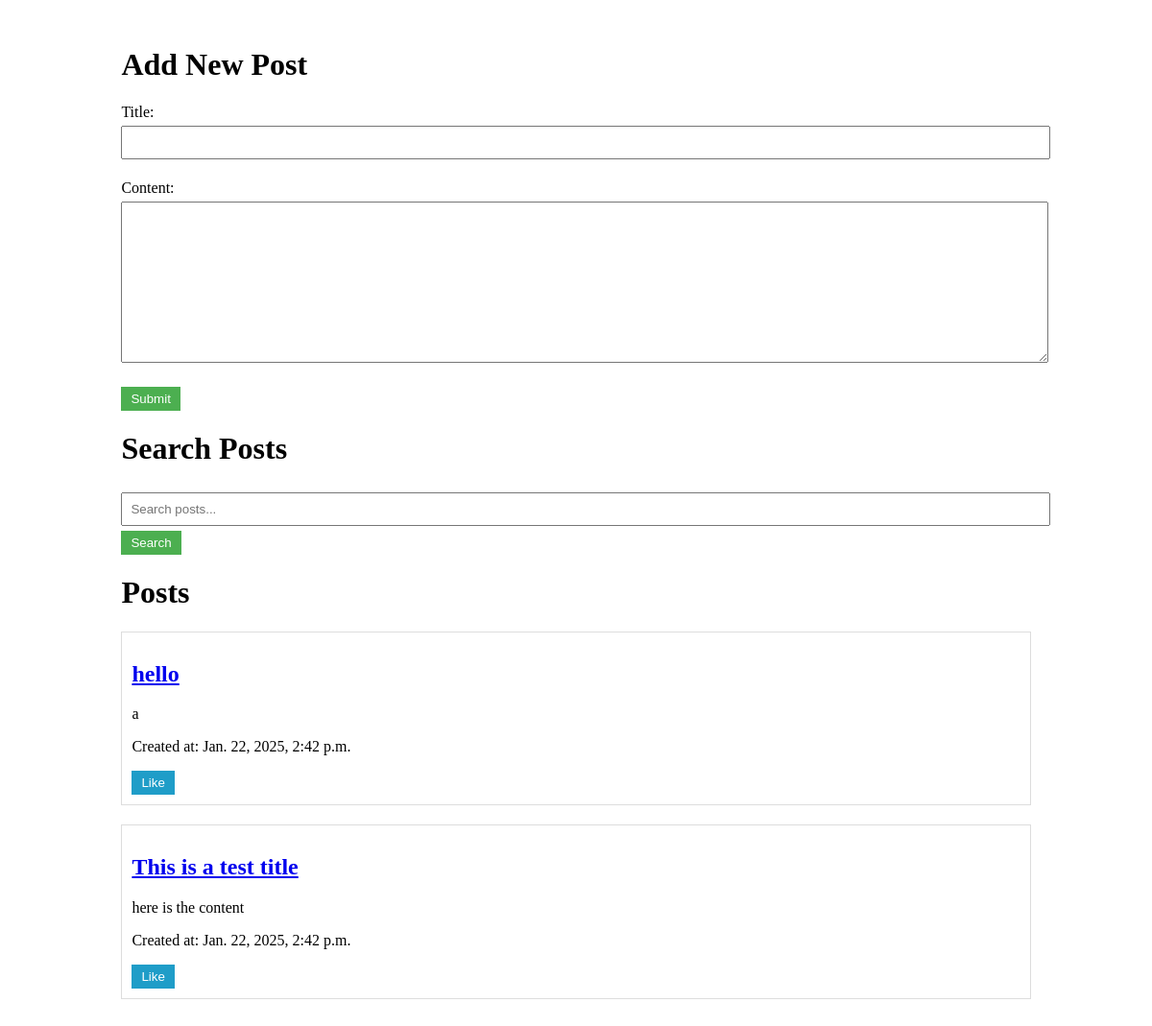
Before: / with the older database file.
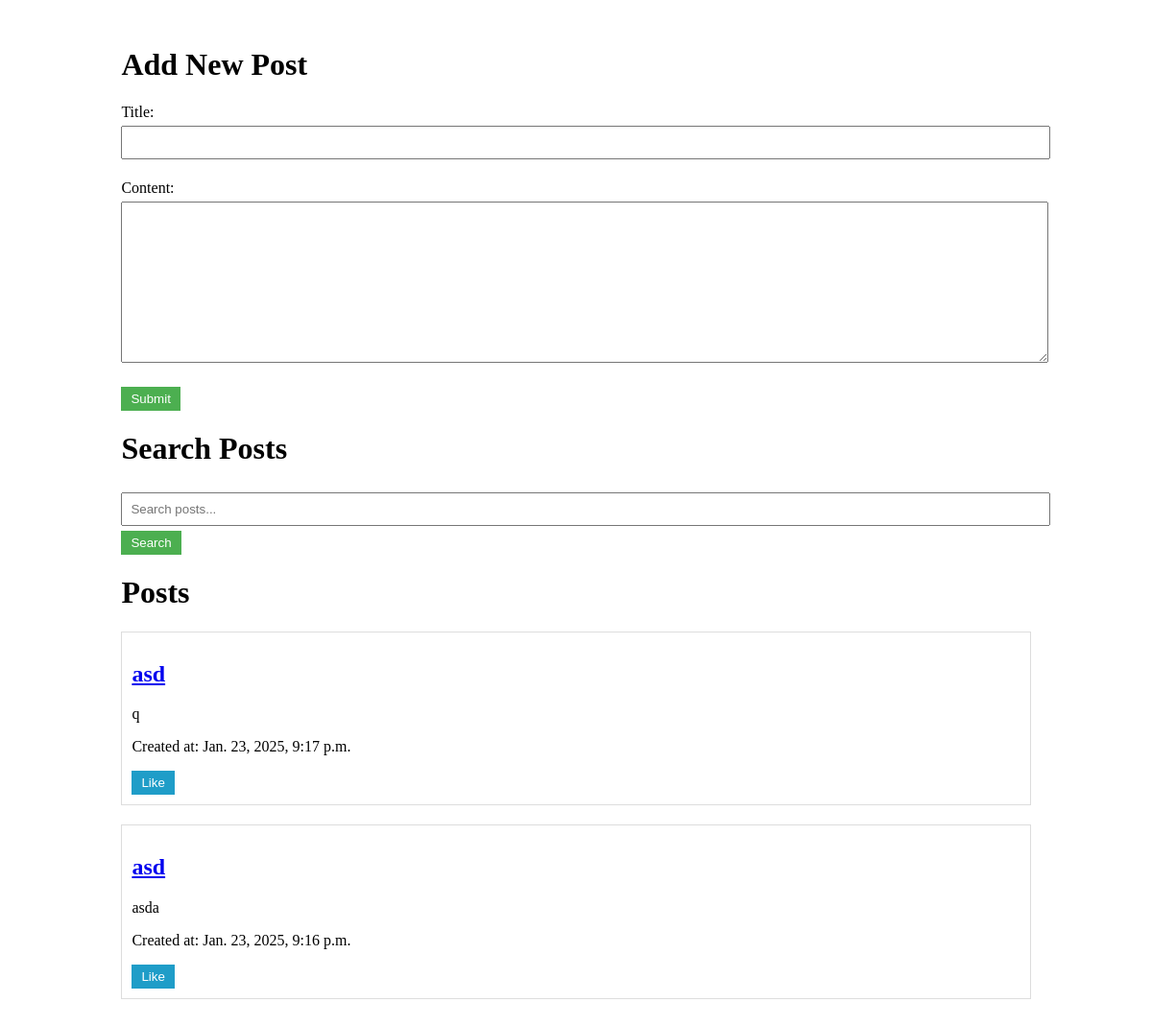
After: the same page with the newer database file.
### blog/models.py (models this page shows, shortened)
class Post(models.Model):
    title = models.CharField(max_length=100)
    content = models.TextField()
    created_at = models.DateTimeField(default=timezone.now)
    liked = models.BooleanField(default=False)

### blog/views.py (the view)
# urls.py: path('', views.home, name='home'),
def home(request):
    posts = Post.objects.all().order_by('-created_at')
    search_query = request.GET.get('q', '')
    if search_query:
        posts = posts.filter(Q(title__icontains=search_query) | Q(content__icontains=search_query))
    if request.method == 'POST':
        form = PostForm(request.POST)
        if form.is_valid():
            form.save()
            return redirect('home')
    else:
        form = PostForm()
    return render(request, 'blog/home.html', {
        'form': form,
        'posts': posts,
        'search_query': search_query,
    })

### blog/forms.py
class PostForm(forms.ModelForm):
    class Meta:
        model = Post
        fields = ['title', 'content']

### blog/templates/blog/home.html (shortened to what this page needs)
{% extends "blog/base.html" %}
{% block content %}
    <h1>Add New Post</h1>
    <form method="post">
        {{ form.as_p }}
        <button type="submit">Submit</button>
    </form>
    <h1>Search Posts</h1>
    <form method="get" action="{% url 'home' %}">
        <input type="text" name="q" value="{{ search_query }}" placeholder="Search posts...">
        <button type="submit">Search</button>
    </form>
    <h1>Posts</h1>
    {% for post in posts %}
        <div class="post">
            <h2><a href="{% url 'post_detail' post.pk %}">{{ post.title }}</a></h2>
            <p>{{ post.content|truncatechars:100 }}</p>
            <p>Created at: {{ post.created_at }}</p>
            <button class="like-btn" data-post-id="{{ post.pk }}">
                {% if post.liked %}Unlike{% else %}Like{% endif %}
            </button>
        </div>
    {% endfor %}
{% endblock %}

### blog/templates/blog/base.html (shortened to what this page needs)
<!DOCTYPE html>
<html>
<head>
    <link rel="stylesheet" href="/static/blog/style.css">
</head>
<body>
    <div class="container">
        {% block content %}
        {% endblock %}
    </div>
</body>
</html>

### blog/static/blog/style.css (style rules this page uses)
.container { width: 80%; margin: 0 auto; padding: 20px; }
.post { border: 1px solid #ddd; padding: 10px; margin-bottom: 20px; }
form { margin-bottom: 20px; }
input[type="text"], textarea { width: 100%; padding: 8px; margin: 5px 0; }
button { padding: 5px 10px; background-color: #4CAF50; color: white; border: none; cursor: pointer; }
.like-btn { background-color: #1f9dc8; }

Changed rows visible on the page:
removed Post: title "hello", content "a", created_at "Jan. 22, 2025, 2:42 p.m.", liked "Like"
removed Post: title "This is a test title", content "here is the content", created_at "Jan. 22, 2025, 2:42 p.m.", liked "Like"
added Post: title "asd", content "q", created_at "Jan. 23, 2025, 9:17 p.m.", liked "Like"
added Post: title "asd", content "asda", created_at "Jan. 23, 2025, 9:16 p.m.", liked "Like"
